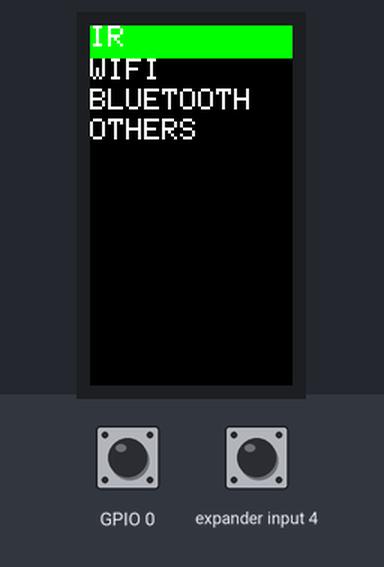
Recording of a sketch running on a simulated ESP32-S3. Parts: 135×240 colour display. The inputs (shaded band) are chosen by the test bench; at power-on: GPIO 0 HIGH, expander input 4 HIGH.

Above: at 0.2 s.

The sketch:

simple_menu.ino
```cpp
#include "M5Cardputer.h"

int menuPosition = 0;
int currentOption = 1;

void drawMenuOptions() {
    M5Cardputer.Display.drawString("IR",0 ,0);
    M5Cardputer.Display.drawString("WIFI",0 ,22);
    M5Cardputer.Display.drawString("BLUETOOTH",0 ,42);
    M5Cardputer.Display.drawString("OTHERS",0 ,62);
}

void drawMenu() {
  M5Cardputer.Display.clear();
  M5Cardputer.Display.fillRect(0, menuPosition, 240, 22, 0x7E0);
  drawMenuOptions();
}

void setup() {
    auto cfg = M5.config();
    M5Cardputer.begin(cfg);

    M5Cardputer.Display.setTextSize(2);
    M5Cardputer.Display.setRotation(1);
    M5Cardputer.Display.setTextColor(0xFFFF);
    drawMenu();
}

void loop() {
    M5Cardputer.update();
    if (M5Cardputer.Keyboard.isChange()) {
        if (M5Cardputer.Keyboard.isKeyPressed(';')) {
          if(currentOption > 1) {
            currentOption--;
            menuPosition -= 22;
            drawMenu();
          }
        }else if (M5Cardputer.Keyboard.isKeyPressed('.')) {
            if(currentOption < 4) {
            currentOption++;
            menuPosition += 22;
            drawMenu();
            }
        }
    }
}
```
